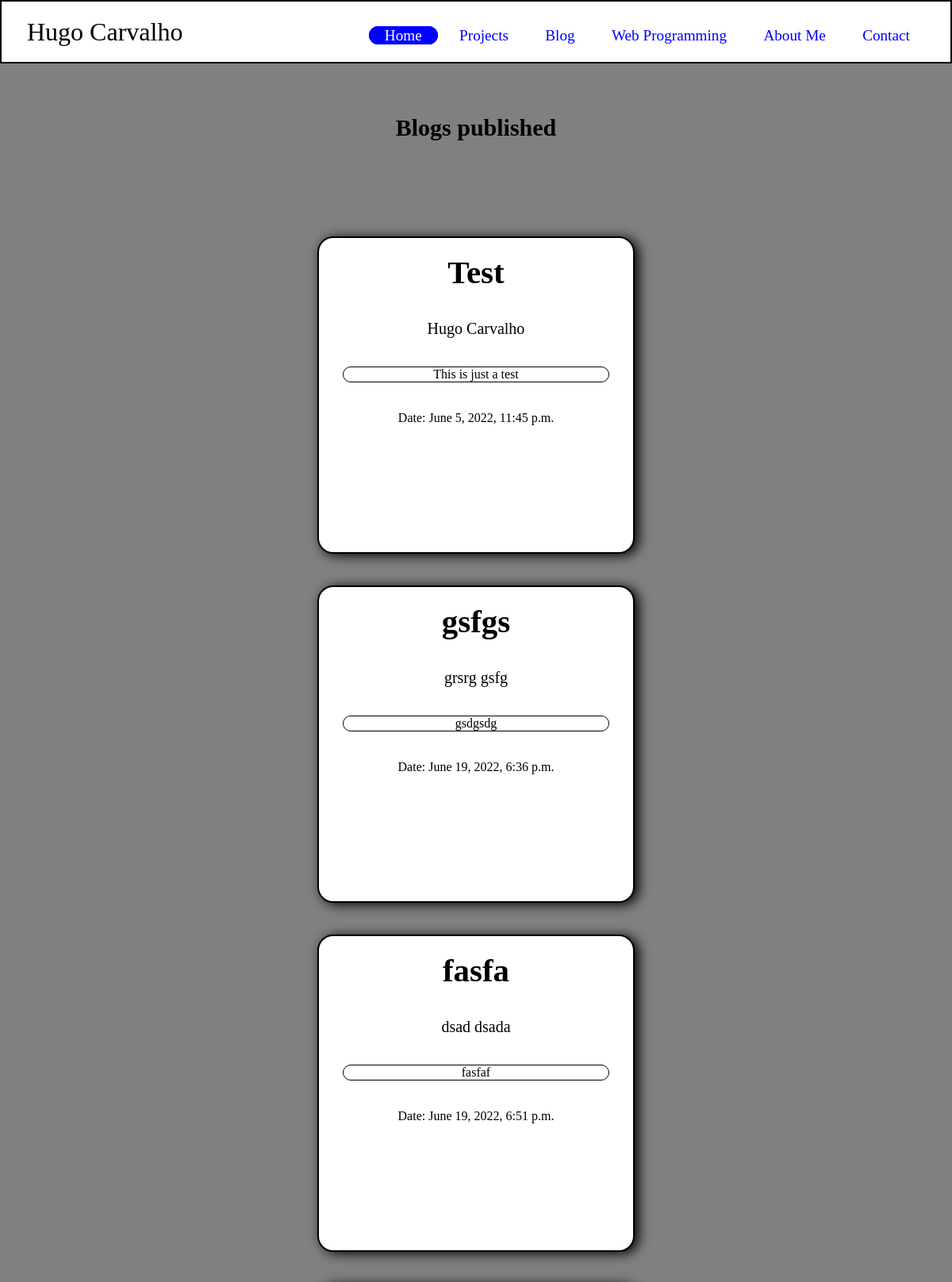
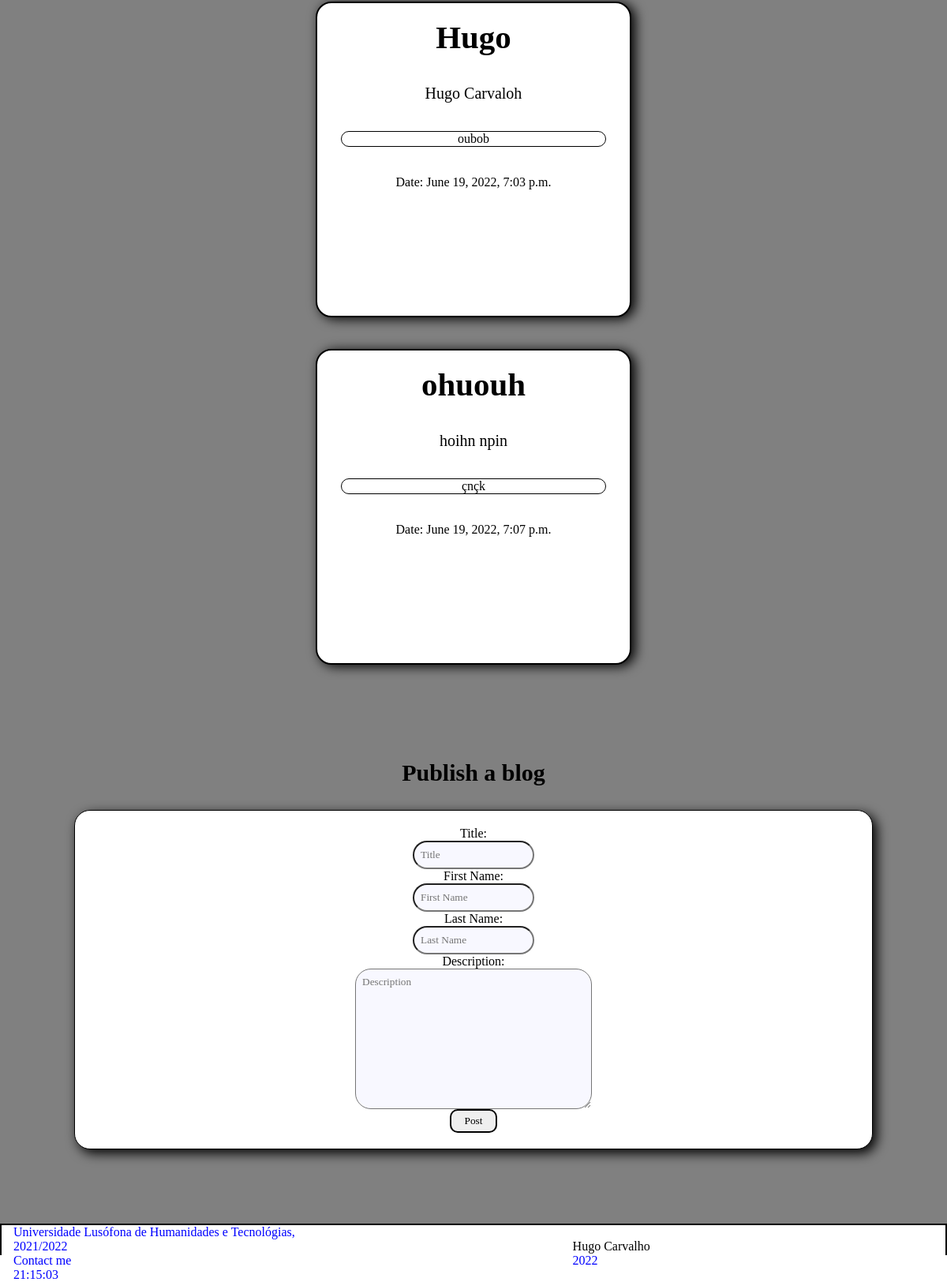
/blog, run on an earlier commit of the app's database (2 pictures, top to bottom).
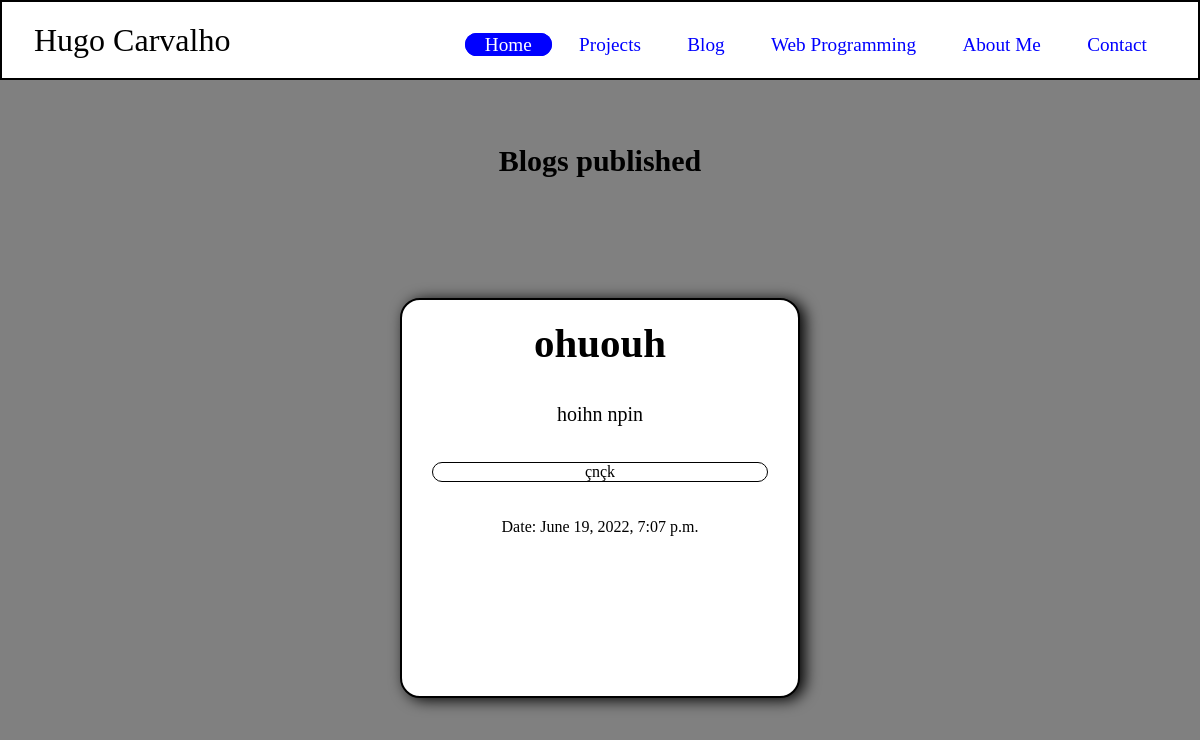
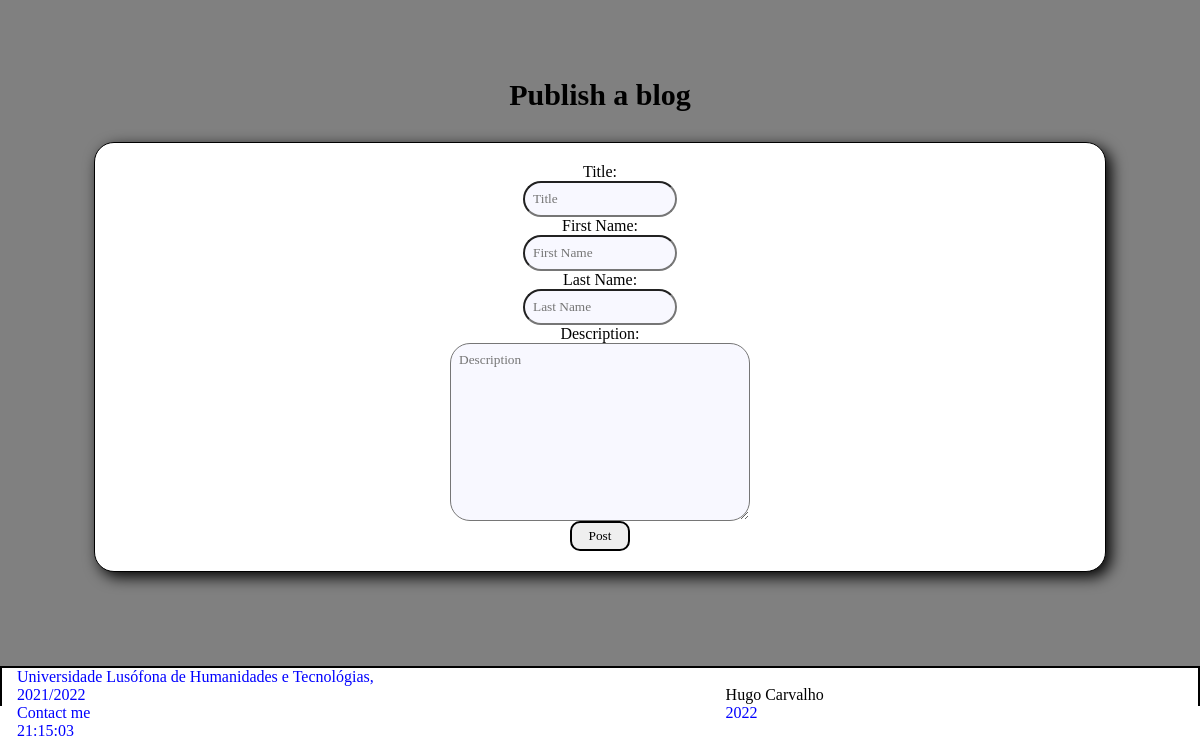
And on a later commit of the database (2 pictures, top to bottom).
### portfolio/models.py (models this page shows, shortened)
class BlogsAnswers(models.Model):
    titulo = models.CharField(max_length=10)
    firstName = models.CharField(max_length=50)
    lastName = models.CharField(max_length=50)
    data = models.DateTimeField(default=timezone.now)
    description = models.TextField(max_length=1000)

### portfolio/views.py (the view)
# urls.py: path('blog', views.blog_view,name='blog'),
def blog_view(request):
    data = datetime.datetime.today().year
    form = forms.BlogForm(request.POST or None)
    if form.is_valid():
        form.save()
    form = forms.BlogForm()
    blog = models.BlogsAnswers.objects.all()
    context = {
        'ano': data,
        'blogs': blog,
        'form': form,
    }
    return render(request, 'portfolio/blog.html', context)

### portfolio/forms.py
class BlogForm(ModelForm):
    class Meta:
        model = BlogsAnswers
        fields = ['titulo', 'firstName', 'lastName', 'description']
        labels = {
            'titulo': 'Title',
            'firstName': 'First Name',
            'lastName': 'Last Name',
            'description': 'Description',
        }
        widgets = {
            'titulo': forms.TextInput(attrs={'class': 'form-control', 'placeholder': 'Title'}),
            'firstName': forms.TextInput(attrs={'class': 'form-control', 'placeholder': 'First Name'}),
            'lastName': forms.TextInput(attrs={'class': 'form-control', 'placeholder': 'Last Name'}),
            'description': forms.Textarea(attrs={'class': 'form-control', 'placeholder': 'Description'}),
        }

### portfolio/templates/portfolio/blog.html (shortened to what this page needs)
{% extends 'portfolio/layout.html' %}
    {% block head %}
        {% load static %}
        <link rel="stylesheet" href="{% static 'portfolio/css/blog.css' %}">
        <link rel="stylesheet" href="{% static 'portfolio/css/Stylesheet.css' %}">
        <link rel="stylesheet" href="https://cdnjs.cloudflare.com/ajax/libs/font-awesome/4.7.0/css/font-awesome.min.css">
    {% endblock %}
{% block main %}
    <h2>Blogs published</h2>
    <div class="blogs">
            {% for blog in blogs %}
                <div>
                    <div class="blog">
                        <div><h3>{{ blog.titulo }}</h3></div>
                        <div>{{ blog.firstName }} {{ blog.lastName }}</div>
                        <div class="description">{{ blog.description }}</div>
                        <div>Date: {{ blog.data }}</div>
                    </div>
                </div>
            {% endfor %}
    </div>
    <h2>Publish a blog</h2>
    <div class="form">
        <form action="" method="POST" enctype="multipart/form-data">
            {{ form.as_p }}
            <button type="submit">Post</button>
        </form>
    </div>
{% endblock %}

### portfolio/templates/portfolio/layout.html (shortened to what this page needs)
<!DOCTYPE html>
<html lang="en">
  <head>
    {% load static %}
    <link rel="stylesheet" href="{% static 'portfolio/css/Stylesheet.css' %}" />
    {% block head %} {% endblock %}
  </head>
  <body>
    <header>
        <a href=" {% url 'portfolio:home' %}"> <div>Hugo Carvalho</div></a>
      <nav class="headerButtons">
        <div>
          <a href="{% url 'portfolio:home' %}">Home</a>
          <a href="{% url 'portfolio:projects' %}">Projects</a>
          <a href="{% url 'portfolio:blog' %}">Blog</a>
          <a href="{% url 'portfolio:web programming' %}"> Web Programming</a>
            <a href="{% url 'portfolio:about' %}">About Me</a>
          <a href="{% url 'portfolio:contact' %}">Contact</a>
        </div>
      </nav>
    </header>
    <main>
      {% block main %}
      {% endblock main %}
    </main>
    <footer>
      <div>
        <a href="https://www.ulusofona.pt/"
          >Universidade Lusófona de Humanidades e Tecnológias, 2021/2022</a
        >
        <div><p>Hugo Carvalho</p></div>
        <div><a href="mailto:hccarvalho.dev@gmail.com">Contact me</a></div>
        <div>{{ ano }}</div>
        <div id="hour"></div>
      </div>
    </footer>
  </body>
</html>

### portfolio/static/portfolio/css/Stylesheet.css (style rules this page uses)
* { font-family: "Gill Sans"; padding: 0; margin: 0; box-sizing: border-box; }
body { display: flex; flex-direction: column; min-height: 100vh; }
header a { text-decoration: none; color: blue; }
header { position: sticky; top: 0; background-color: white; border: solid black 2px; display: flex; justify-content: space-between; align-items: center; height: 10vh; z-index: 1; }
header div { font-size: 2em; padding: 1em; }
header nav { display: flex; justify-content: flex-end; }
header nav a { padding: 0 1em; text-decoration: none; font-size: 1.2rem; color: blue; }
header nav a:first-child { color: white; background-color: blue; border: solid blue 1px; border-radius: 20px; }
main { min-height: 85vh; width: 100%; background-color: grey; padding: 4em 4em; }
footer { border: solid black 2px; height: 5vh; z-index: 1; }
footer div, footer a, footer a { text-decoration: none; display: grid; margin-top: auto; color: blue; background-color: white; grid-template-columns: 3fr 2fr; }
footer div:first-child { padding-left: 15px; }

### portfolio/static/portfolio/css/blog.css (style rules this page uses)
* { color: black; }
h2 { text-align: center; font-size: 30px; }
.blogs { display: flex; flex-flow: wrap; justify-content: space-around; align-items: center; padding: 100px 200px; }
.blog { border: 2px solid black; display: flex; flex-flow: column; gap: 16px; width: 400px; min-height: 400px; border-radius: 20px; background-color: white; padding: 10px 20px; margin: 20px; text-align: center; box-shadow: 5px 2px 15px black; }
.blog div:nth-child(2) { font-size: 20px; }
.description { border: 1px solid black; border-radius: 15px; }
.blog > div { margin: 10px; }
.blog div:last-child { top: 0; }
.blog div:first-child { font-size: 35px; }
.form { border: 1px solid black; border-radius: 20px; background-color: white; margin: 30px; padding: 20px 30px; text-align: center; display: flex; justify-content: center; box-shadow: 5px 5px 15px black; bottom: 0; }
.form * { vertical-align: top; }
label:first-child { display: flex; justify-content: center; }
input { border-radius: 20px; padding: 8px; background-color: ghostwhite; }
form textarea { border-radius: 20px; background-color: ghostwhite; color: black; padding: 8px; width: 300px; }
button { border: 2px solid black; height: 30px; width: 60px; border-radius: 10px; }

What changed in the data, as far as the page shows it:
removed BlogsAnswers: titulo "Test", firstName "Hugo", lastName "Carvalho", description "This is just a test", data "June 5, 2022, 11:45 p.m."
removed BlogsAnswers: titulo "gsfgs", firstName "grsrg", lastName "gsfg", description "gsdgsdg", data "June 19, 2022, 6:36 p.m."
removed BlogsAnswers: titulo "fasfa", firstName "dsad", lastName "dsada", description "fasfaf", data "June 19, 2022, 6:51 p.m."
removed BlogsAnswers: titulo "Hugo", firstName "Hugo", lastName "Carvaloh", description "oubob", data "June 19, 2022, 7:03 p.m."
